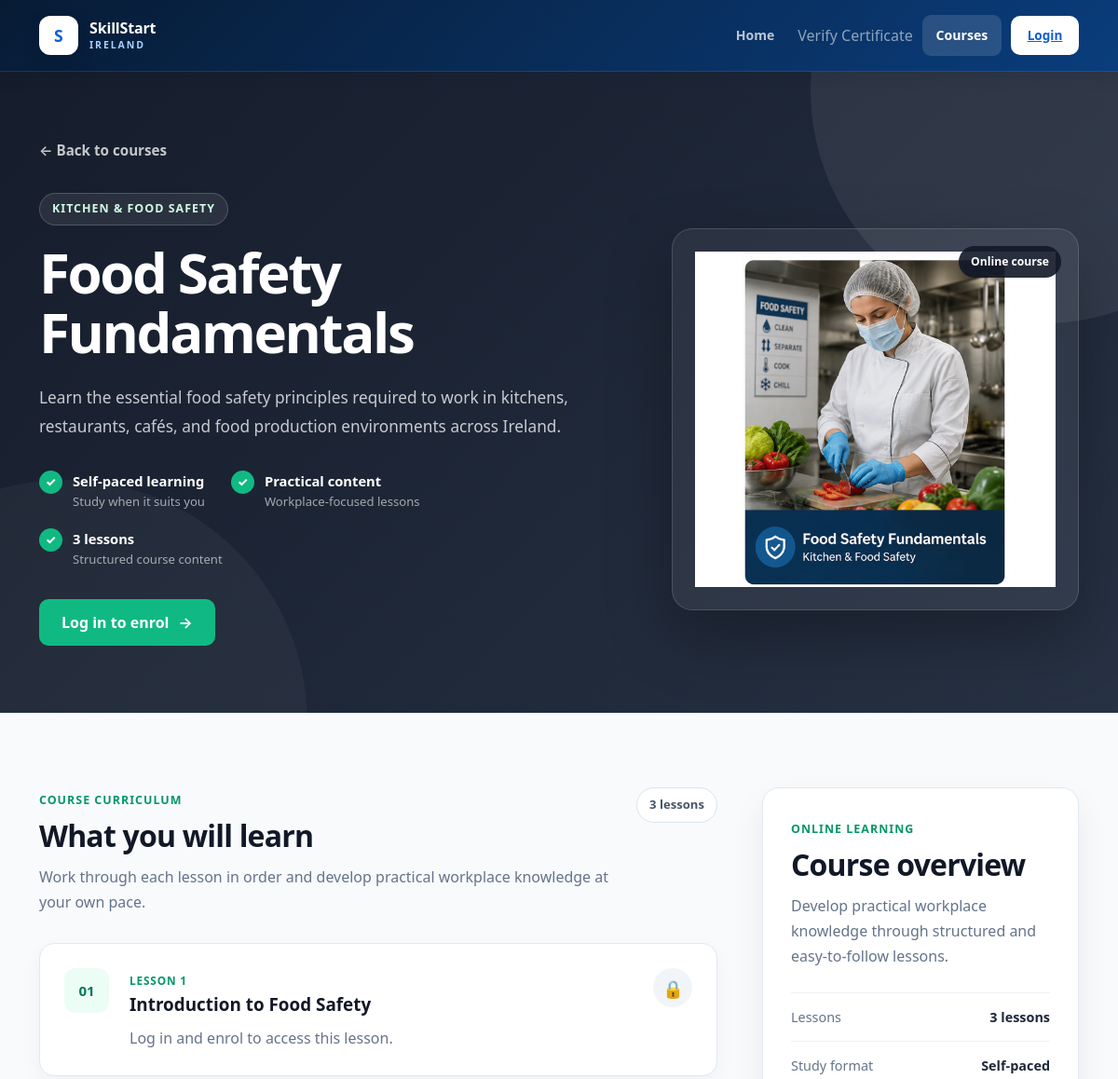
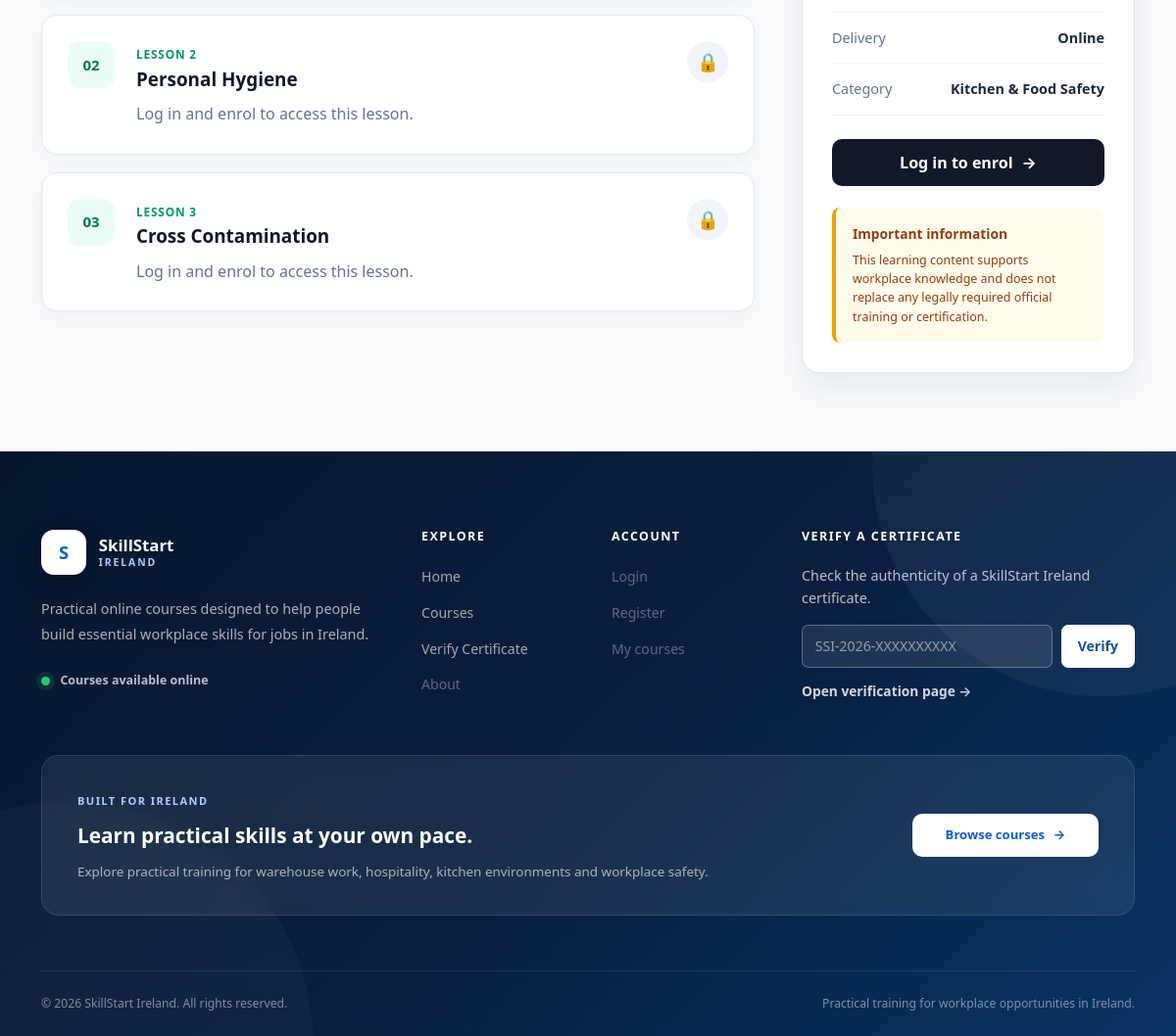
Page /courses/food-safety-fundamentals/ on the committed database (2 pictures, top to bottom).
### courses/models.py (models this page shows, shortened)
class Course(models.Model):
    category = models.ForeignKey(
        Category,
        on_delete=models.CASCADE,
        related_name="courses",
    )
    title = models.CharField(
        max_length=150,
    )
    description = models.TextField()
    slug = models.SlugField(
        max_length=170,
        unique=True,
    )
    image = models.ImageField(
        upload_to="courses/",
        blank=True,
        null=True,
    )
    is_free = models.BooleanField(
        default=True,
    )
    price = models.DecimalField(
        max_digits=8,
        decimal_places=2,
        default=0,
    )
    currency = models.CharField(
        max_length=3,
        default="EUR",
    )
    is_published = models.BooleanField(
        default=False,
    )
    created_at = models.DateTimeField(
        auto_now_add=True,
    )
    class Meta:
        ordering = ("title",)

class Category(models.Model):
    name = models.CharField(
        max_length=100,
    )
    description = models.TextField(
        blank=True,
    )
    slug = models.SlugField(
        max_length=120,
        unique=True,
    )
    class Meta:
        verbose_name_plural = "Categories"
        ordering = ("name",)

class Lesson(models.Model):
    course = models.ForeignKey(
        Course,
        on_delete=models.CASCADE,
        related_name="lessons",
    )
    title = models.CharField(
        max_length=150,
    )
    content = models.TextField(
        blank=True,
    )
    image = models.ImageField(
        upload_to="lessons/images/",
        blank=True,
        null=True,
    )
    video_url = models.URLField(
        blank=True,
    )
    order = models.PositiveIntegerField(
        default=1,
    )
    is_published = models.BooleanField(
        default=False,
    )
    class Meta:
        ordering = ("order",)

### courses/views.py (the view, shortened to what this page needs)
def course_detail(request, slug):
    course = get_object_or_404(
        Course.objects.select_related(
            "category",
        ),
        slug=slug,
        is_published=True,
    )
    lessons = list(
        course.lessons
        .filter(
            is_published=True,
        )
        .order_by(
            "order",
            "id",
        )
    )
    is_enrolled = False
    course_button_text = "Start course"
    course_button_lesson = None
    if lessons:
        course_button_lesson = lessons[0]
    assessment_available = (
        CourseAssessment.objects
        .filter(
            course=course,
            is_published=True,
        )
        .exists()
    )
    context = {
        "course": course,
        "lessons": lessons,
        "is_enrolled": is_enrolled,
        "course_button_text": course_button_text,
        "course_button_lesson": course_button_lesson,
        "assessment_available": assessment_available,
    }
    return render(
        request,
        "courses/course_detail.html",
        context,
    )

### courses/templates/courses/course_detail.html (shortened to what this page needs)
{% extends "base.html" %}
{% block content %}
<section class="course-detail-hero">
    <div class="container">
        <a
            href="{% url 'courses:course_list' %}"
            class="course-detail-back-link"
        >
            ← Back to courses
        </a>
        <div class="row align-items-center g-5">
            <div class="col-12 col-lg-7">
                <span class="course-detail-category">
                    {{ course.category.name }}
                </span>
                <h1 class="course-detail-title">
                    {{ course.title }}
                </h1>
                <div class="course-detail-description">
                    {{ course.description|linebreaks }}
                </div>
                <div class="course-detail-benefits">
                    <div class="course-detail-benefit">
                        <span
                            class="course-detail-benefit-icon"
                            aria-hidden="true"
                        >
                            ✓
                        </span>
                        <div>
                            <strong>Self-paced learning</strong>
                            <span>Study when it suits you</span>
                        </div>
                    </div>
                    <div class="course-detail-benefit">
                        <span
                            class="course-detail-benefit-icon"
                            aria-hidden="true"
                        >
                            ✓
                        </span>
                        <div>
                            <strong>Practical content</strong>
                            <span>Workplace-focused lessons</span>
                        </div>
                    </div>
                    <div class="course-detail-benefit">
                        <span
                            class="course-detail-benefit-icon"
                            aria-hidden="true"
                        >
                            ✓
                        </span>
                        <div>
                            <strong>
                                {{ lessons|length }}
                                lesson{{ lessons|length|pluralize }}
                            </strong>
                            <span>Structured course content</span>
                        </div>
                    </div>
                </div>
                {% if not course_button_lesson %}
                    <span class="course-detail-disabled-button">
                        Lessons coming soon
                    </span>
                {% elif not request.user.is_authenticated %}
                    <a
                        href="{% url 'accounts:login' %}?next={{ request.get_full_path|urlencode }}"
                        class="course-detail-primary-button"
                    >
                        Log in to enrol
                        <span aria-hidden="true">→</span>
                    </a>
                {% endif %}
            </div>
            <div class="col-12 col-lg-5">
                <div class="course-detail-image-wrapper">
                    {% if course.image %}
                        <img
                            src="{{ course.image.url }}"
                            alt="{{ course.title }}"
                            class="course-detail-image"
                        >
                    {% else %}
                        <div class="course-detail-image-placeholder">
                            <span>SkillStart Ireland</span>
                            <strong>{{ course.title }}</strong>
                        </div>
                    {% endif %}
                    <span class="course-detail-format-badge">
                        Online course
                    </span>
                </div>
            </div>
        </div>
    </div>
</section>
<section
    id="course-curriculum"
    class="course-curriculum-section"
>
    <div class="container">
        <div class="row g-5">
            <div class="col-12 col-lg-8">
                <div class="course-curriculum-heading">
                    <div>
                        <span class="course-section-label">
                            Course curriculum
                        </span>
                        <h2>
                            What you will learn
                        </h2>
                        <p>
                            Work through each lesson in order and develop
                            practical workplace knowledge at your own pace.
                        </p>
                    </div>
                    <span class="course-lesson-count">
                        {{ lessons|length }}
                        lesson{{ lessons|length|pluralize }}
                    </span>
                </div>
                <div class="course-lessons-list">
                    {% for lesson in lessons %}
                        {% if is_enrolled %}
                            <a
                                href="{% url 'courses:lesson_detail' course.slug lesson.id %}"
                                class="course-lesson-card course-lesson-link"
                            >
                                <div class="course-lesson-number">
                                    {{ forloop.counter|stringformat:"02d" }}
                                </div>
                                <div class="course-lesson-content">
                                    <span class="course-lesson-label">
                                        Lesson {{ forloop.counter }}
                                    </span>
                                    <h3>
                                        {{ lesson.title }}
                                    </h3>
                                    <p class="course-lesson-preview">
                                        {{ lesson.content|striptags|truncatewords:24 }}
                                    </p>
                                </div>
                                <div
                                    class="course-lesson-open-icon"
                                    aria-hidden="true"
                                >
                                    →
                                </div>
                            </a>
                        {% else %}
                            <div
                                class="course-lesson-card"
                                aria-disabled="true"
                            >
                                <div class="course-lesson-number">
                                    {{ forloop.counter|stringformat:"02d" }}
                                </div>
                                <div class="course-lesson-content">
                                    <span class="course-lesson-label">
                                        Lesson {{ forloop.counter }}
                                    </span>
                                    <h3>
                                        {{ lesson.title }}
                                    </h3>
                                    <p class="course-lesson-preview">
                                        {% if request.user.is_authenticated %}
                                            Enrol in the course to access this lesson.
                                        {% else %}
                                            Log in and enrol to access this lesson.
                                        {% endif %}
                                    </p>
                                </div>
                                <div
                                    class="course-lesson-open-icon"
                                    aria-label="Locked lesson"
                                    title="Locked lesson"
                                >
                                    🔒
                                </div>
                            </div>
                        {% endif %}
                    {% endfor %}
                </div>
            </div>
            <div class="col-12 col-lg-4">
                <aside class="course-overview-card">
                    <span class="course-overview-label">
                        Online learning
                    </span>
                    <h2>Course overview</h2>
                    <p class="course-overview-introduction">
                        Develop practical workplace knowledge through
                        structured and easy-to-follow lessons.
                    </p>
                    <div class="course-overview-details">
                        <div class="course-overview-item">
                            <span>Lessons</span>
                            <strong>
                                {{ lessons|length }}
                                lesson{{ lessons|length|pluralize }}
                            </strong>
                        </div>
                        <div class="course-overview-item">
                            <span>Study format</span>
                            <strong>Self-paced</strong>
                        </div>
                        <div class="course-overview-item">
                            <span>Delivery</span>
                            <strong>Online</strong>
                        </div>
                        <div class="course-overview-item">
                            <span>Category</span>
                            <strong>{{ course.category.name }}</strong>
                        </div>
                    </div>
                    {% if not course_button_lesson %}
                        <span class="course-overview-disabled-button">
                            Lessons coming soon
                        </span>
                    {% elif not request.user.is_authenticated %}
                        <a
                            href="{% url 'accounts:login' %}?next={{ request.get_full_path|urlencode }}"
                            class="course-overview-button"
                        >
                            Log in to enrol
                            <span aria-hidden="true">→</span>
                        </a>
                    {% endif %}
                    <div class="course-certification-notice">
                        <strong>Important information</strong>
                        <p>
                            This learning content supports workplace knowledge
                            and does not replace any legally required official
                            training or certification.
                        </p>
                    </div>
                </aside>
            </div>
        </div>
    </div>
</section>
{% endblock %}

### rows in the picture
Course: category.name "KITCHEN & FOOD SAFETY", title "Food Safety Fundamentals", description "Learn the essential food safety principles required to work in kitchens, restaurants, cafés, and food production environments across Ireland.", image (picture), category.name "Kitchen & Food Safety"
Lesson: title "Introduction to Food Safety"
Lesson: title "Personal Hygiene"
Lesson: title "Cross Contamination"

### other values in the picture
{{ lessons|length }} "3"
